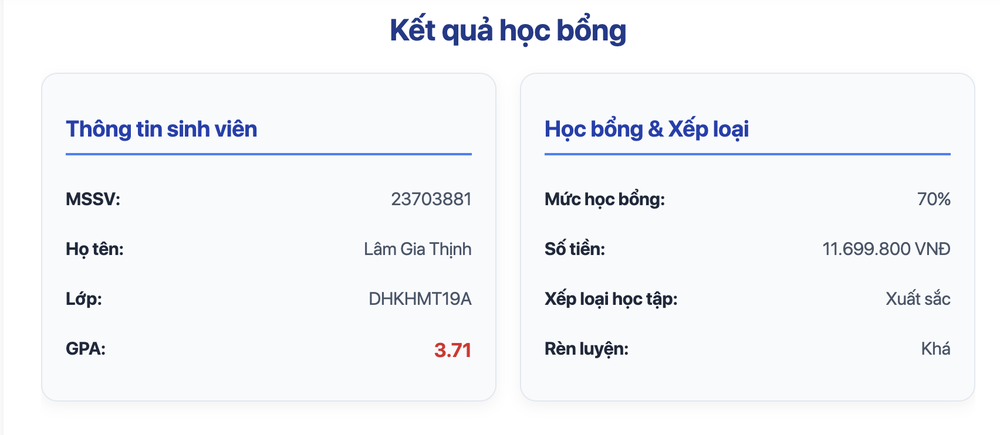
#> input picture DeepLearning/lesson1/hocbong.png, 1000 x 435 px, shrunk from 1704 x 742 before the run, found by its file name
$ python deep.py
#> lines starting #> are read from the running program, lines starting #| are printed output that depends on the picture; after the words box and inside, x2 and y2 are one past the last pixel; in counts of white or black regions, pixels touching at a corner belong together
import cv2

img = cv2.imread("/Users/mac/Downloads/AI_Engineer/DeepLearning/lesson1/hocbong.png", 1)
#> img is the input picture: shape (435, 1000, 3); mean B, G, R 248.6, 245.3, 244
print(type(img))
#| <class 'numpy.ndarray'>
img[:200, :300, 0] = 135
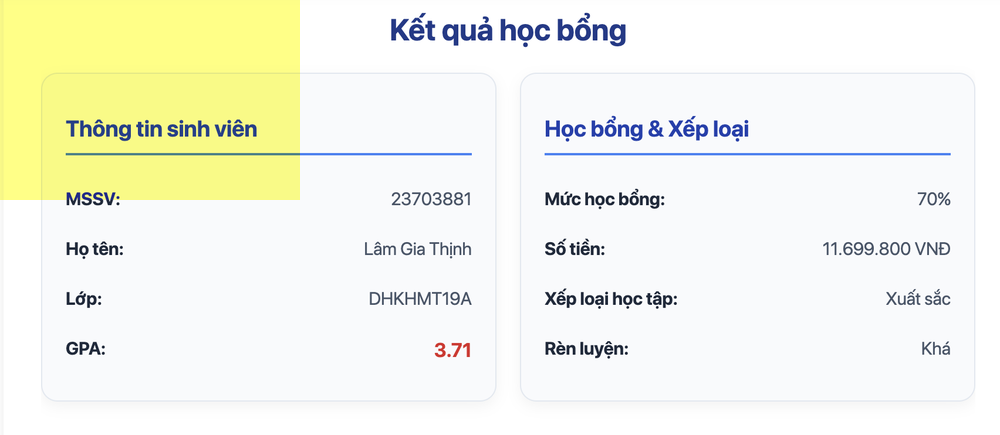
#> img: shape (435, 1000, 3); 13.79% of pixels changed, all inside (x1, y1, x2, y2) = (0, 0, 300, 200)
# img[:, :, 1] = 0
# img[:, :, 2] = 0
cv2.imshow("Image", img)
print(img)
#> (printed output is left out)
print(img.shape)
#| (435, 1000, 3)
cv2.waitKey(0)

$ run again, with DeepLearning/lesson1/computer_vs.png copied over DeepLearning/lesson1/hocbong.png
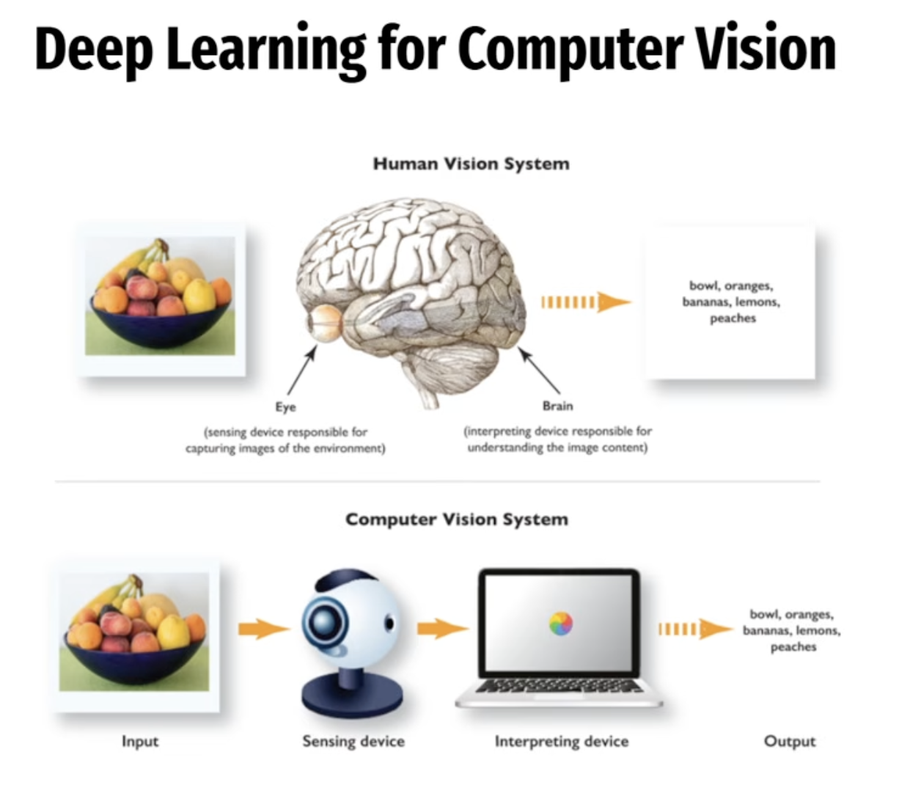
#> input picture DeepLearning/lesson1/computer_vs.png, 899 x 785 px, shrunk from 1226 x 1070 before the run, found by its file name
#> img is the input picture: shape (785, 899, 3); mean B, G, R 229.9, 231.6, 232.8
#| <class 'numpy.ndarray'>
#> `img[:200, :300, 0] = 135`:
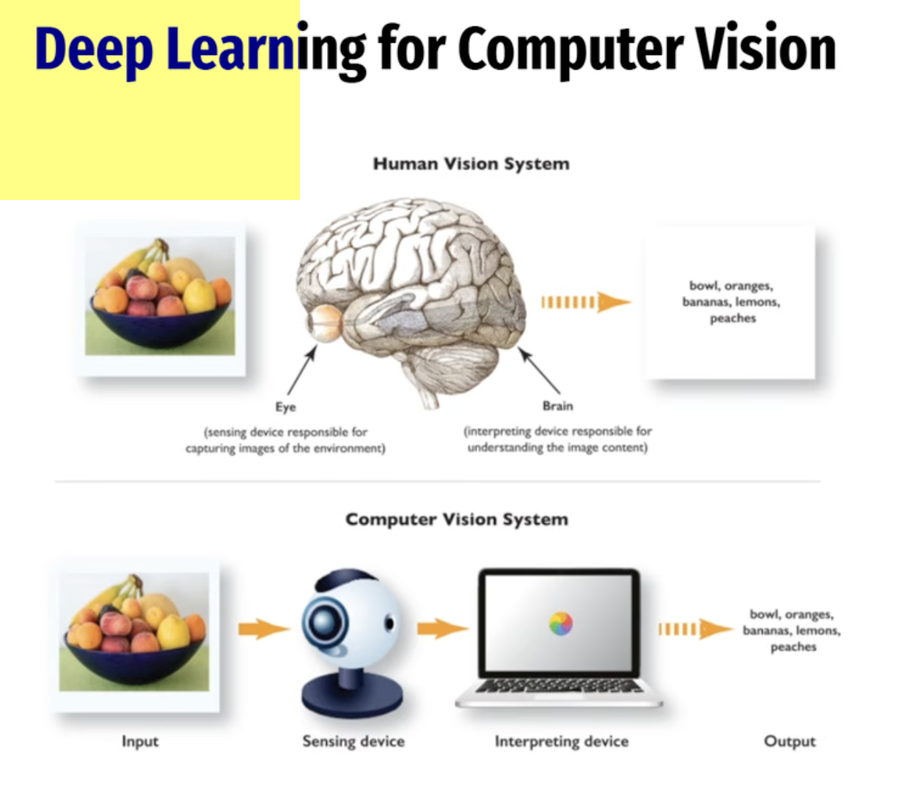
#> img: shape (785, 899, 3); 8.5% of pixels changed, all inside (x1, y1, x2, y2) = (0, 0, 300, 200)
#> (printed output is left out)
#| (785, 899, 3)

$ run again, with DeepLearning/lesson1/deeplearning.png copied over DeepLearning/lesson1/hocbong.png
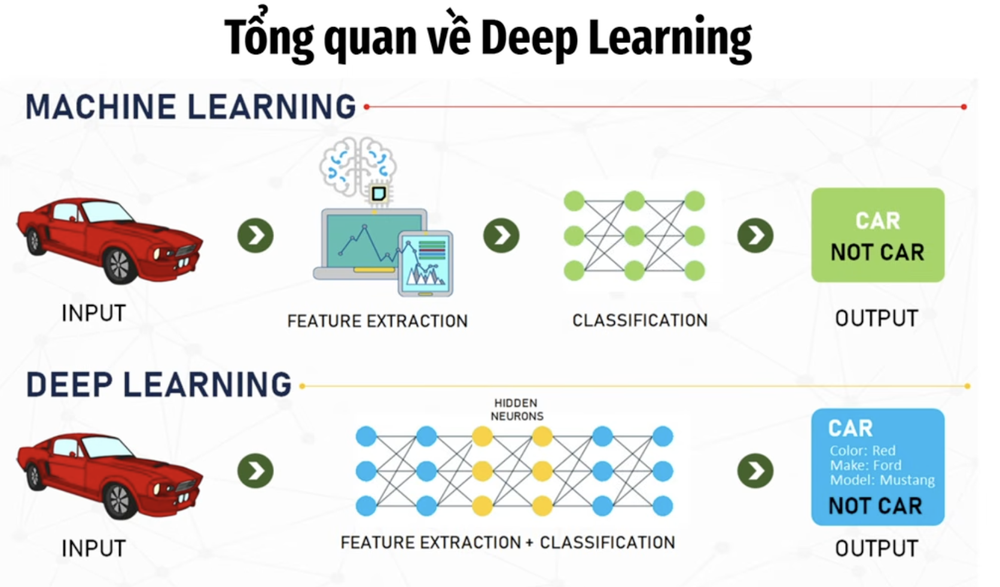
#> input picture DeepLearning/lesson1/deeplearning.png, 1000 x 587 px, shrunk from 1672 x 982 before the run, found by its file name
#> img is the input picture: shape (587, 1000, 3); mean B, G, R 229.2, 231.1, 228.7
#| <class 'numpy.ndarray'>
#> `img[:200, :300, 0] = 135`:
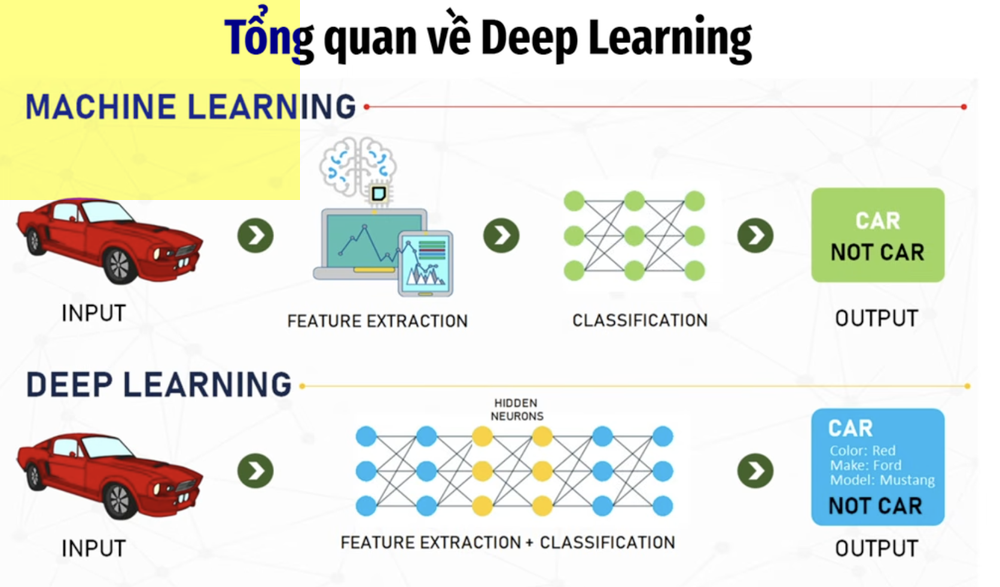
#> img: shape (587, 1000, 3); 10.22% of pixels changed, all inside (x1, y1, x2, y2) = (0, 0, 300, 200)
#> (printed output is left out)
#| (587, 1000, 3)

$ run again, with DeepLearning/lesson1/linear_classifier.png copied over DeepLearning/lesson1/hocbong.png
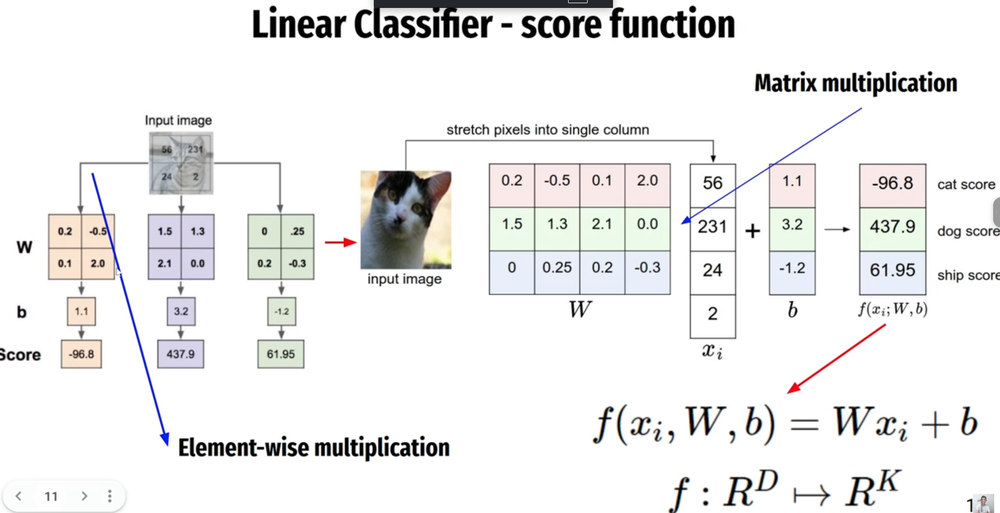
#> input picture DeepLearning/lesson1/linear_classifier.png, 1000 x 513 px, shrunk from 1894 x 971 before the run, found by its file name
#> img is the input picture: shape (513, 1000, 3); mean B, G, R 236.7, 236.9, 237.1
#| <class 'numpy.ndarray'>
#> `img[:200, :300, 0] = 135`:
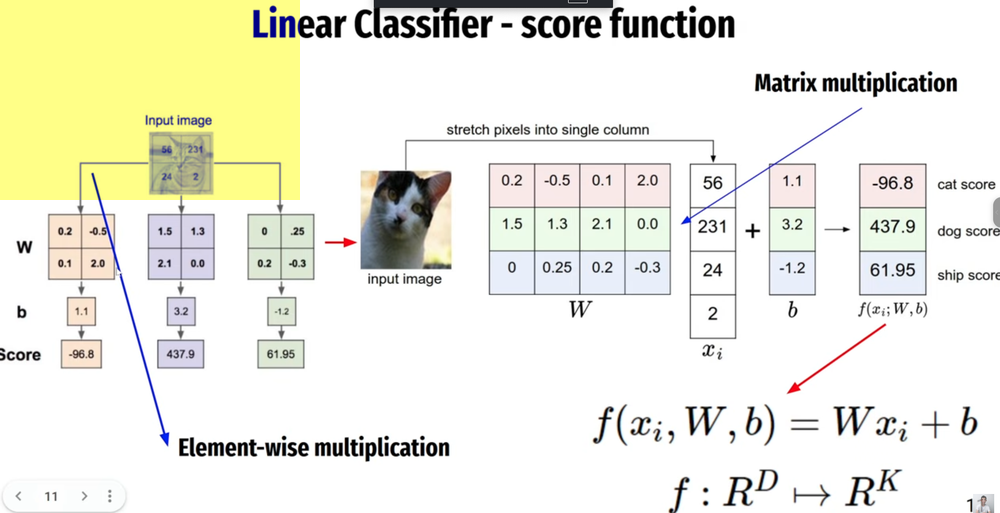
#> img: shape (513, 1000, 3); 11.69% of pixels changed, all inside (x1, y1, x2, y2) = (0, 0, 300, 200)
#> (printed output is left out)
#| (513, 1000, 3)
